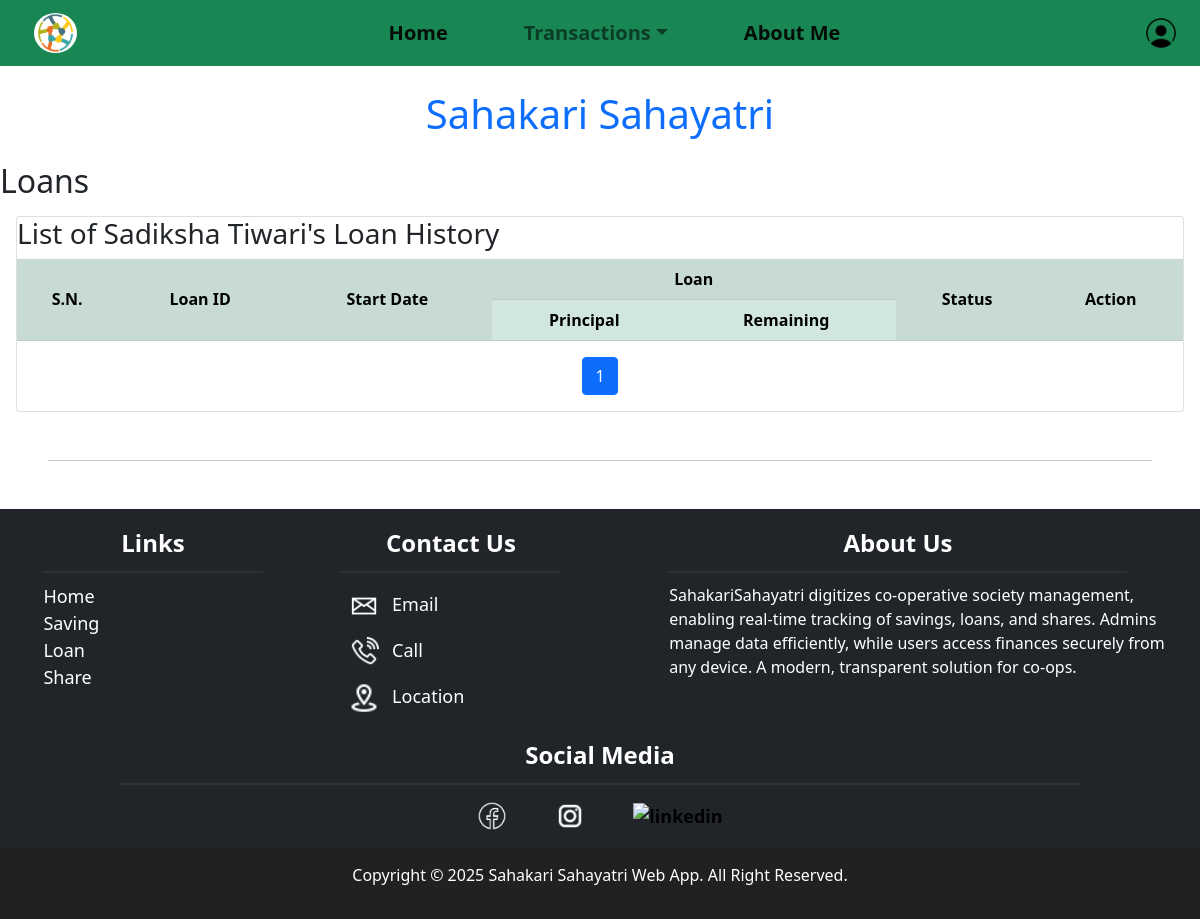
The app's page /loan/all/4 (signed in), older data.
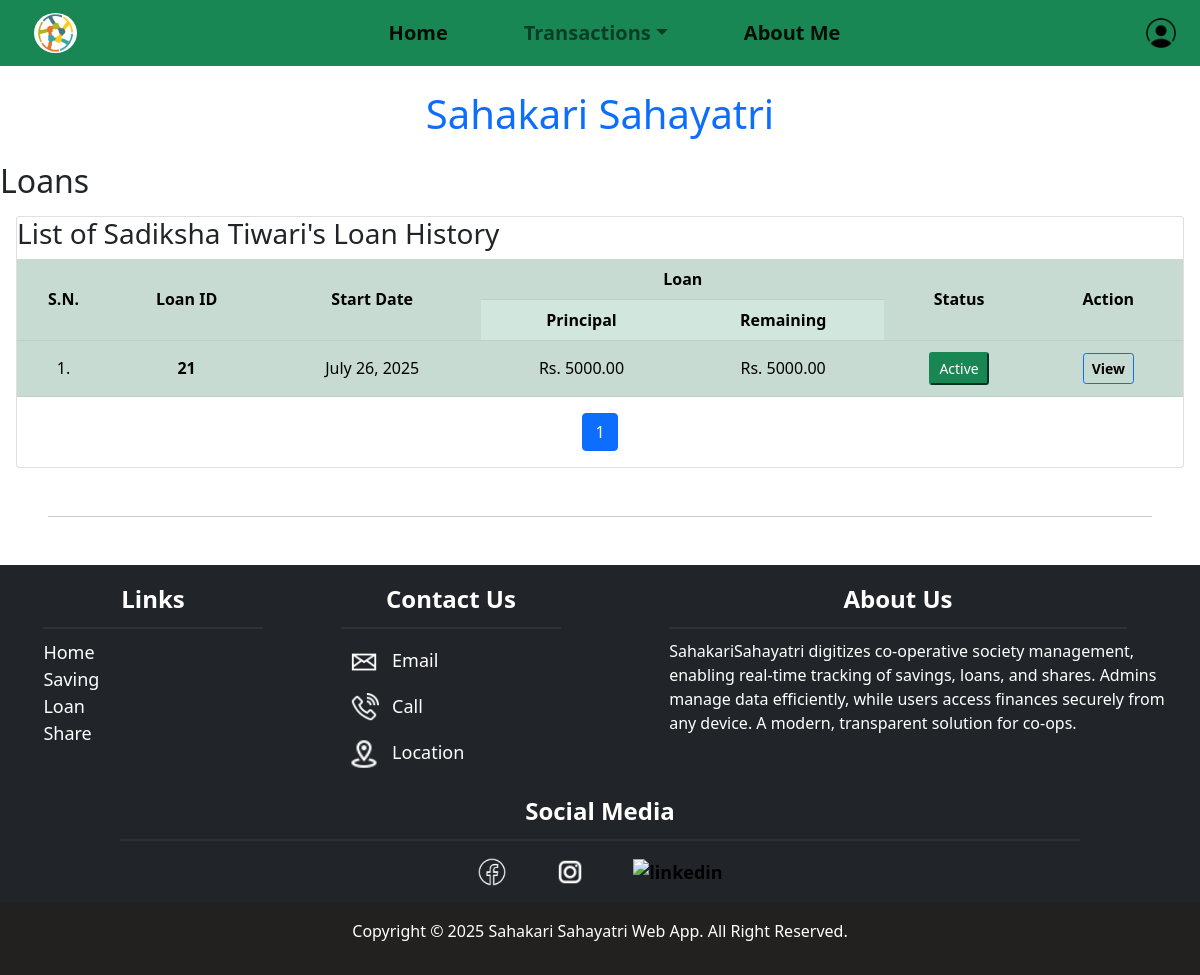
The same page, newer data.
### loan/models.py (models this page shows, shortened)
class Loan(models.Model):
    customer = models.ForeignKey(Member, on_delete=models.CASCADE, related_name='loans')
    amount = models.DecimalField(max_digits=15, decimal_places=2, help_text="Original loan principal")
    interest_rate = models.DecimalField(max_digits=5, decimal_places=2, help_text="Annual interest rate (e.g. 0.075 for 7.5%)")
    start_date = models.DateField(default=timezone.now)
    remaining_principal = models.DecimalField(max_digits=15, decimal_places=2, default=0)
    status = models.CharField(max_length=20, choices=[
        ('active', 'Active'),
        ('closed', 'Closed'),
    ], default='active', help_text="Current status of the loan")
    remarks = models.TextField(blank=True, null=True)
    last_renewed = models.DateField(null=True, blank=True)

### loan/views.py (the view)
# urls.py: path('all/<int:id>', loan.user_loan_all, name='user_loan_all'),
@login_required(login_url='loginpage')
def user_loan_all(request, id):
    try:
        member = Member.objects.get(member_id=id)
        loans = Loan.objects.select_related('customer').filter(customer=member).order_by('-start_date')
    except Member.DoesNotExist:
        messages.error(request, "Member profile not found.")
        return redirect('home')
    paginator = Paginator(loans, 10)
    page_number = request.GET.get('page')
    page_obj = paginator.get_page(page_number)
    context = {
        'loans': loans,
        'page_obj': page_obj,
        'member':member,
    }
    return render(request, 'user_loan_all.html', context)

### loan/templates/user_loan_all.html (shortened to what this page needs)
{% extends "base.html" %}
{% load static %}
{% block content %}
<h2>Loans</h2>
<div class="card m-3">
<h3>List of {{member.name}}'s Loan History</h3>
<div class="table-responsive">
    <table class="table table-striped table-hover table-success">
        <tr class="align-middle  text-center">
            <th rowspan="2">S.N.</th>
            <th rowspan="2">Loan ID</th>
            <th rowspan="2">Start Date</th>
            <th colspan="2">Loan</th>
            <th rowspan="2">Status</th>
            <th rowspan="2">Action</th>
        </tr>
        <tr class="align-middle  text-center">
            <th>Principal</th>
            <th>Remaining</th>
        </tr>
        {% for loan in page_obj %}
            <tr class="text-center align-middle">
                <td>{{ forloop.counter|add:page_obj.start_index|add:"-1" }}.</td>
                <td><a href="" class="links text-decoration-none text-black fw-bold">{{ loan.id }}</a></td>
                <td>{{ loan.start_date }}</td>
                <td>Rs. {{ loan.amount }}</td>
                <td>Rs. {{ loan.remaining_principal }}</td>
                {% if loan.status == "active" %}
                    <td><button  class="btn-sm btn-success">Active</pb></td>
                {% else %}
                    <td>
                    <button class="btn-sm btn-danger">Closed</button></td>
                {% endif %}
                <td>
                    <a href="{% url 'loan_details' loan.id %}" class="btn btn-sm btn-outline-primary m-1">View</a>
                </td>
            </tr>
        {% endfor %}
    </table>
</div>
    <nav aria-label="Page navigation">
        <ul class="pagination justify-content-center">
            <li class="page-item active">
                <span class="page-link">{{ page_obj.number }}</span>
            </li>
        </ul>
    </nav>
</div>
{% endblock content %}

Row changes from the older to the newer data that the page shows:
added Loan: id "21", start_date "July 26, 2025", amount "5000.00", remaining_principal "5000.00", status "Active"
